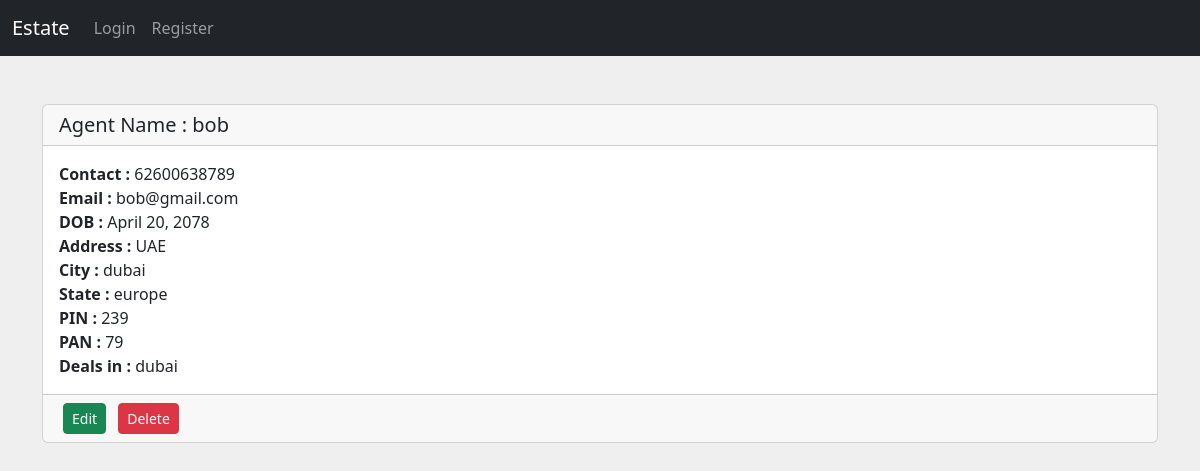
Page /view_agent/3 on the committed database.
### main/models.py (models this page shows, shortened)
class Agent(models.Model):
  agent_name = models.CharField( max_length=150)
  agent_contact = models.CharField( max_length=150)
  agent_mail = models.EmailField( max_length=254)
  agent_DOB = models.DateField( auto_now=False, auto_now_add=False)
  agent_PAN = models.IntegerField(null=False)
  agent_deals_in = models.CharField( max_length=100)
  agent_address = models.CharField( max_length=250)
  agent_city = models.CharField( max_length=100)
  agent_state = models.CharField( max_length=80)
  agent_pin = models.IntegerField()
  owner = models.IntegerField(blank=False, default=1)

### main/views.py (the view)
# urls.py: path('view_agent/<int:agent_id>', views.view_agent, name='view_agent' ),
def view_agent(request, agent_id):
    agent = Agent.objects.get(pk=agent_id)
    return render(request, 'view_agent.html', {'agent' : agent })

### main/templates/view_agent.html (shortened to what this page needs)
{% extends "base.html" %}
{% block content %}
<div class='container my-5'>
    <div class="card">
      <h5 class="card-header"> Agent Name : {{ agent.agent_name }}</h5>
      <div class="card-body">
        <b>Contact :</b> {{ agent.agent_contact }}</br>
        <b>Email :</b> {{ agent.agent_mail }}</br>
        <b>DOB :</b> {{ agent.agent_DOB }}</br>
        <b>Address :</b> {{ agent.agent_address }}</br>
        <b>City :</b> {{ agent.agent_city }}</br>
        <b>State :</b> {{ agent.agent_state }}</br>
        <b>PIN :</b> {{ agent.agent_pin }}</br>
        <b>PAN :</b> {{ agent.agent_PAN }}</br>
        <b>Deals in :</b> {{ agent.agent_deals_in }}</br>
      </div>
      <div class="card-footer text-body-secondary">
        <a class='btn btn-success btn-sm mx-1' href="{% url "edit_agent" agent.id %}">Edit</a>
        <a class='btn btn-danger btn-sm mx-1' align='right' href="{% url "delete_agent" agent.id %}" onclick="return confirm('Are you sure u want to delete this agent?')">Delete</a>
      </div>
    </div>
</div>
{% endblock content %}

### main/templates/base.html (style rules this page uses)
body { background-color: rgb(240, 239, 239); }

### rows in the picture
Agent: agent_name "bob", agent_contact "62600638789", agent_mail "bob@gmail.com", agent_DOB "April 20, 2078", agent_address "UAE", agent_city "dubai", agent_state "europe", agent_pin "239", agent_PAN "79", agent_deals_in "dubai"
